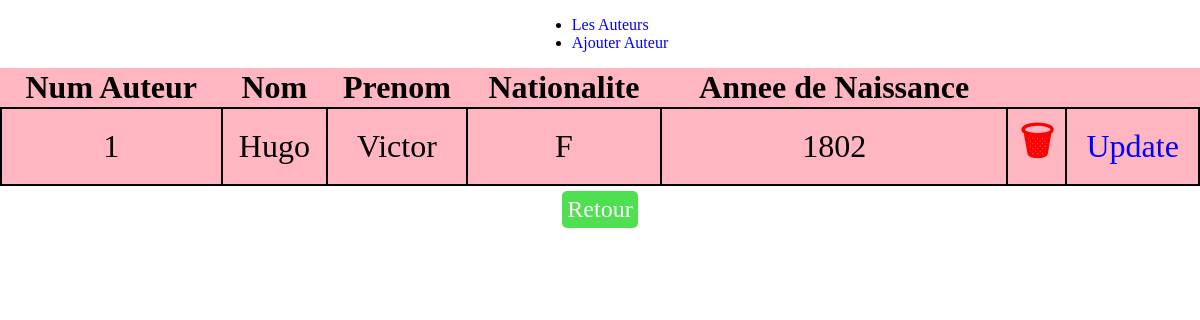
The app's page /ex5/routeur.php?action=viewUnAuteur&numAuteur=1 with its own data.
### tables this page shows
CREATE TABLE `auteur` (
  `numAuteur` tinyint(4) NOT NULL,
  `nom` varchar(50) NOT NULL,
  `prenom` varchar(50) NOT NULL,
  `nationalite` varchar(10) NOT NULL,
  `anneeNaissance` int(11) NOT NULL
);

### ex5/modele/auteur.php (called while the page is built, shortened)
<?php
class Auteur
{
    public $numAuteur;
    public $nom;
    public $prenom;
    public $nationalite;
    public $anneeNaissance;
    public function getNumAuteur()
    {
        return $this->numAuteur;
    }
    public function getNom()
    {
        return $this->nom;
    }
    public function getPrenom()
    {
        return $this->prenom;
    }
    public function getNationalite()
    {
        return $this->nationalite;
    }
    public function getAnneeNaissance()
    {
        return $this->anneeNaissance;
    }
    public static function getAuteurByNum($numAuteur)
    {
        $conn = Connexion::pdo();
        $requete = "SELECT * FROM auteur WHERE numAuteur = :numAuteur";
        $stmt = $conn->prepare($requete);
        $stmt->bindParam(":numAuteur", $numAuteur);
        $stmt->execute();
        $stmt->setFetchMode(PDO::FETCH_CLASS, 'Auteur');
        $auteur = $stmt->fetch();
        return $auteur;
    }
}

### ex5/vue/unAuteur.php (the view, shortened to what this page needs)
<!DOCTYPE html>
<html lang="en">
<head>
    <link rel="stylesheet" href="./config/style.css">
</head>
<body>
    <table id="tableAuteurs">
        <tbody>
            <tr>
                <th>Num Auteur</th>
                <th>Nom</th>
                <th>Prenom</th>
                <th>Nationalite</th>
                <th>Annee de Naissance</th>
            </tr>
            <tr>
                <td><?= $auteur->getNumAuteur() ?></td>
                <td><?= $auteur->getNom() ?></td>
                <td><?= $auteur->getPrenom() ?></td>
                <td><?= $auteur->getNationalite() ?></td>
                <td><?= $auteur->getAnneeNaissance() ?></td>
                <td><a class='bin' href='routeur.php?action=delete&numAuteur=<?= $auteur->getNumAuteur() ?>'>🗑</a></td>
                <td><a href='routeur.php?&numAuteur=<?= $auteur->getNumAuteur() ?>'>Update</a></td>
            </tr>
        </tbody>
    </table>
    <a href="routeur.php" id="btn-back">Retour</a>
</body>
</html>

### ex5/config/style.css (style rules this page uses)
body { display: flex; flex-direction: column; flex-direction: center; align-items: center; margin: 0; padding: 0; }
#tableAuteurs { width: 100%; background-color: #ffb6c1; font-size: 2em; border-collapse: collapse; }
#tableAuteurs tr td { border: 2px solid black; padding: 5px; text-align: center; }
a { text-decoration: none; color: blue; }
.bin { color: #ff0000; font-size: 1.2em; font-weight: bold; }
#btn-back { background-color: #50df50; color: #ffffff; border: none; border-radius: 5px; padding: 5px; margin: 5px; font-size: 1.5em; cursor: pointer; }

### records on screen
auteur: numAuteur "1", nom "Hugo", prenom "Victor", nationalite "F", anneeNaissance "1802"
